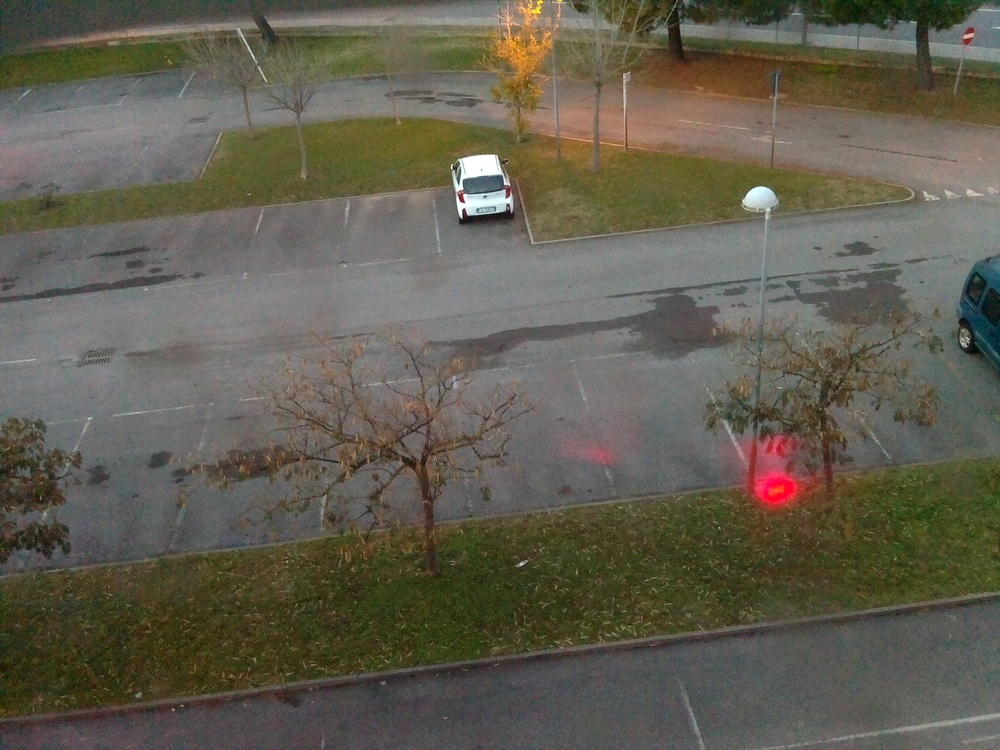
#> input picture machine-learning-models/mask-rcnn/images/rain_check.jpg, 1000 x 750 px, found by its file name
$ python ma.py
#> lines starting #> are read from the running program, lines starting #| are printed output that depends on the picture
import numpy as np
import cv2

img = cv2.imread('rain_check.jpg',cv2.IMREAD_COLOR)
#> img is the input picture: shape (750, 1000, 3); mean B, G, R 80, 93.8, 97.6
#Next, we can start drawing, like:

cv2.rectangle(img, (965,253), (999, 365), (0, 255, 0), 5)
cv2.rectangle(img, (451,149), (519, 219), (0, 255, 0), 5)
cv2.rectangle(img, (390,149), (519, 230), (0, 255, 0), 5)
cv2.rectangle(img, (980,200),(978,340), (0, 255, 0), 5)
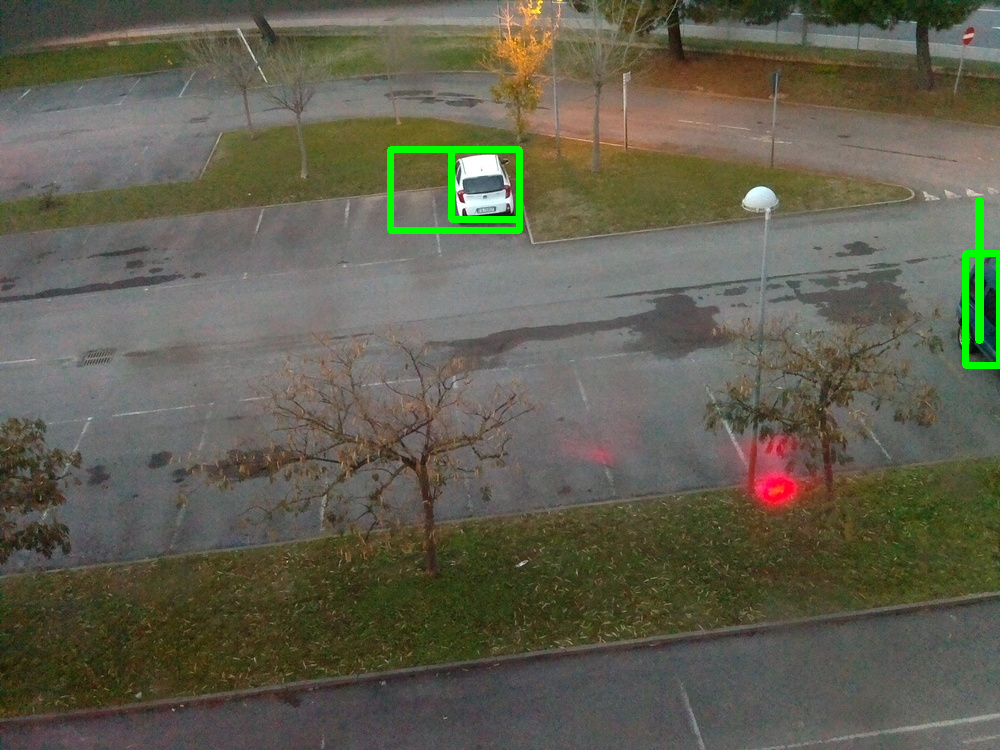
#> img: shape (750, 1000, 3); mean B, G, R 79.3, 95.3, 96.8

cv2.imshow('image',img)
cv2.waitKey(0)
cv2.destroyAllWindows()

# import the necessary packages
from collections import namedtuple
import numpy as np
import cv2

def bb_intersection_over_union(boxA, boxB):
	# determine the (x, y)-coordinates of the intersection rectangle
	xA = max(boxA[0], boxB[0])
	yA = max(boxA[1], boxB[1])
	xB = min(boxA[2], boxB[2])
	yB = min(boxA[3], boxB[3])

	# compute the area of intersection rectangle
	interArea = max(0, xB - xA + 1) * max(0, yB - yA + 1)

	# compute the area of both the prediction and ground-truth
	# rectangles
	boxAArea = (boxA[2] - boxA[0] + 1) * (boxA[3] - boxA[1] + 1)
	boxBArea = (boxB[2] - boxB[0] + 1) * (boxB[3] - boxB[1] + 1)

	# compute the intersection over union by taking the intersection
	# area and dividing it by the sum of prediction + ground-truth
	# areas - the interesection area
	iou = interArea / float(boxAArea + boxBArea - interArea)

	# return the intersection over union value
	return iou
A=[451,149, 519, 219]
B=[980,200,978,340]
print(bb_intersection_over_union(A,B))

data =[]
import csv
for i in range(len(A)):
	data.append(A[i])
	data.append(B[i])
	#data.append(sY[i])
	#data.append(eY[i])

	with open(r'ac.csv', 'a') as f:
		writer = csv.writer(f)
		writer.writerow(data)

	data.clear()

$ run again, with machine-learning-models/mask-rcnn/images/example_02.jpg copied over machine-learning-models/mask-rcnn/images/rain_check.jpg
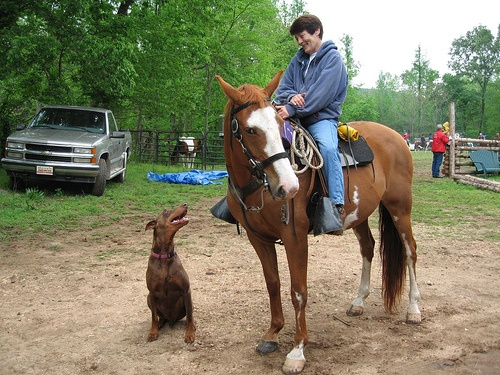
#> input picture machine-learning-models/mask-rcnn/images/example_02.jpg, 500 x 375 px, found by its file name
#> img is the input picture: shape (375, 500, 3); mean B, G, R 101, 127.1, 128.4
#> `cv2.rectangle(img, (390,149), (519, 230), (0, 255, 0), 5)`:
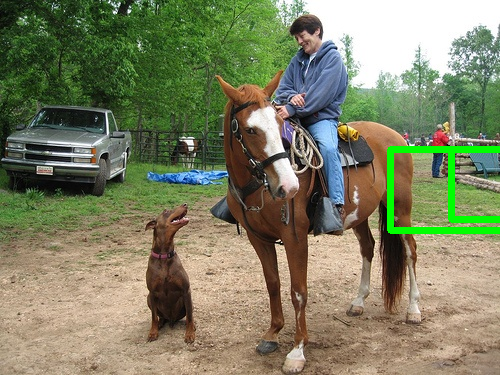
#> img: shape (375, 500, 3); mean B, G, R 99.5, 129.1, 126.3

$ run again, with machine-learning-models/mask-rcnn/images/example_03.jpg copied over machine-learning-models/mask-rcnn/images/rain_check.jpg
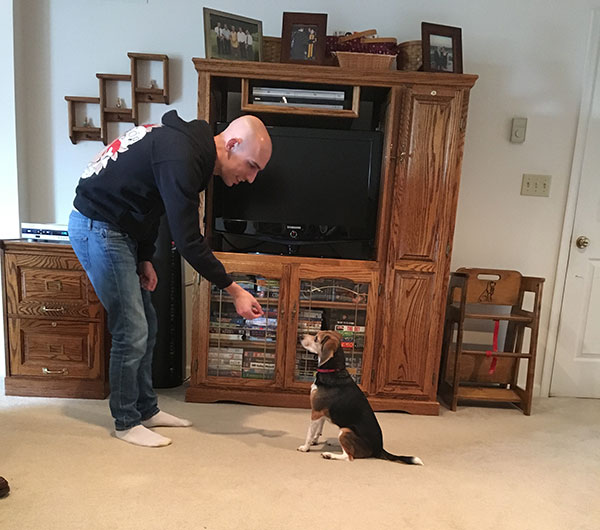
#> input picture machine-learning-models/mask-rcnn/images/example_03.jpg, 600 x 530 px, found by its file name
#> img is the input picture: shape (530, 600, 3); mean B, G, R 101.7, 116.3, 134.4
#> `cv2.rectangle(img, (390,149), (519, 230), (0, 255, 0), 5)`:
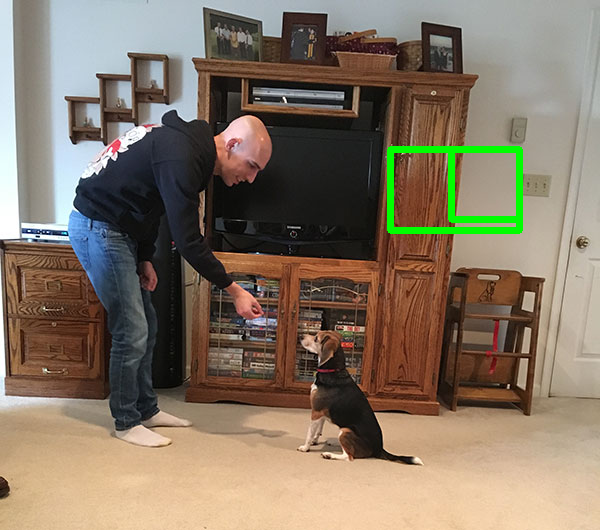
#> img: shape (530, 600, 3); mean B, G, R 100.6, 118, 132.6
